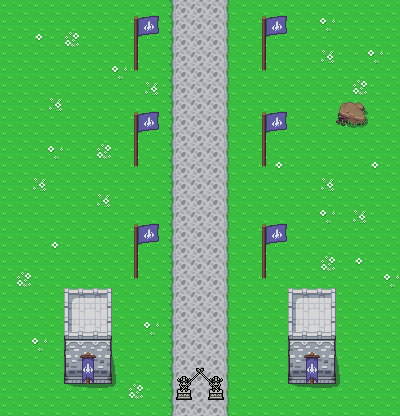

A 2D game scene composited from a Tiled map and its tileset images. What follows is a short description and the map's XML, with each tile layer's data collapsed to a summary:
An orthogonal 25x26 tile map with 16x16 px tiles, 9 tile layers (ground_layer_bottom, ground_layer_top, building_layer_bottom, decoration_layer_bottom, ...), 2 tilesets and 18 objects (17x obstacle, cnct).

<map version="1.2" tiledversion="1.2.0" orientation="orthogonal" renderorder="right-down" width="25" height="26" tilewidth="16" tileheight="16" infinite="0" nextlayerid="12" nextobjectid="44">
 <tileset firstgid="1" source="overworld2.tsx" />
 <tileset firstgid="1601" source="Overworld.tsx" />
 <layer id="1" name="ground_layer_bottom" width="25" height="26">
  <data>[650 cells, 650 non-empty, 1 distinct tile ids]</data>
 </layer>
 <layer id="5" name="ground_layer_top" width="25" height="26">
  <data>[650 cells, 168 non-empty, 13 distinct tile ids]</data>
 </layer>
 <objectgroup id="10" name="obstacles">
  <object id="3" name="tower" type="obstacle" x="64" y="324" width="48" height="60" />
  <object id="5" name="tower" type="obstacle" x="288" y="324" width="48" height="60" />
  <object id="10" name="flag post" type="obstacle" x="128" y="256" width="16" height="32" />
  <object id="12" name="flag post" type="obstacle" x="256" y="256" width="16" height="32" />
  <object id="13" name="flag post" type="obstacle" x="256" y="144" width="16" height="32" />
  <object id="14" name="flag post" type="obstacle" x="128" y="144" width="16" height="32" />
  <object id="15" name="flag post" type="obstacle" x="128" y="48" width="16" height="32" />
  <object id="16" name="flag post" type="obstacle" x="256" y="48" width="16" height="32" />
  <object id="17" name="rock" type="obstacle" x="336" y="96" width="32" height="32" />
  <object id="28" name="statueleft" type="obstacle" x="176" y="368" width="16" height="32" />
  <object id="31" name="statueright" type="obstacle" x="208" y="368" width="16" height="32" />
  <object id="33" name="boundary" type="obstacle" x="0" y="0" width="4" height="416" />
  <object id="36" name="boundary" type="obstacle" x="396" y="0" width="4" height="416" />
  <object id="38" name="boundary" type="obstacle" x="228" y="0" width="168" height="4" />
  <object id="39" name="boundary" type="obstacle" x="4" y="0" width="168" height="4" />
  <object id="40" name="boundary" type="obstacle" x="228" y="412" width="168" height="4" />
  <object id="41" name="boundary" type="obstacle" x="4" y="412" width="168" height="4" />
 </objectgroup>
 <objectgroup id="11" name="connection">
  <object id="43" name="6-2S1-3" type="cnct" x="172" y="0" width="56" height="12" />
 </objectgroup>
 <layer id="7" name="building_layer_bottom" width="25" height="26">
  <data>[650 cells, 18 non-empty, 9 distinct tile ids]</data>
 </layer>
 <layer id="9" name="decoration_layer_bottom" width="25" height="26">
  <data>[650 cells, 24 non-empty, 11 distinct tile ids]</data>
 </layer>
 <layer id="3" name="tree_layer_bottom" width="25" height="26">
  <data>[650 cells, 0 non-empty, 0 distinct tile ids]</data>
 </layer>
 <layer id="4" name="sprite_layer" width="25" height="26">
  <data>[650 cells, 0 non-empty, 0 distinct tile ids]</data>
 </layer>
 <layer id="2" name="tree_layer_top" width="25" height="26">
  <data>[650 cells, 0 non-empty, 0 distinct tile ids]</data>
 </layer>
 <layer id="8" name="decoration_layer_top" width="25" height="26">
  <data>[650 cells, 27 non-empty, 7 distinct tile ids]</data>
 </layer>
 <layer id="6" name="building_layer_top" width="25" height="26">
  <data>[650 cells, 18 non-empty, 9 distinct tile ids]</data>
 </layer>
</map>
